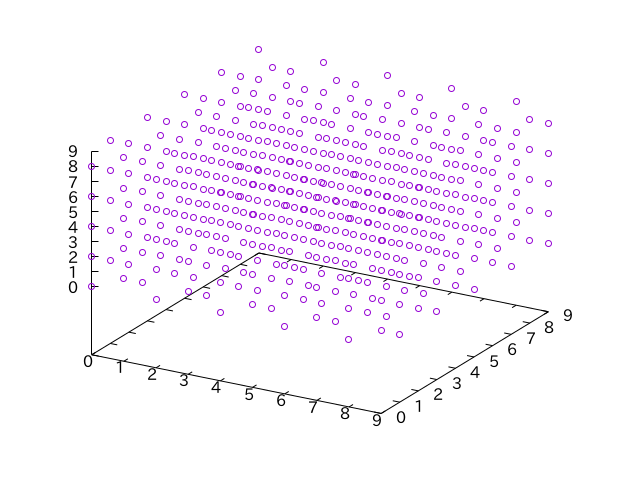

The gnuplot source for this figure:
set term pngcairo
set output "atoms_pure.png"
unset key
splot "atoms_pure.dat" pt 6
